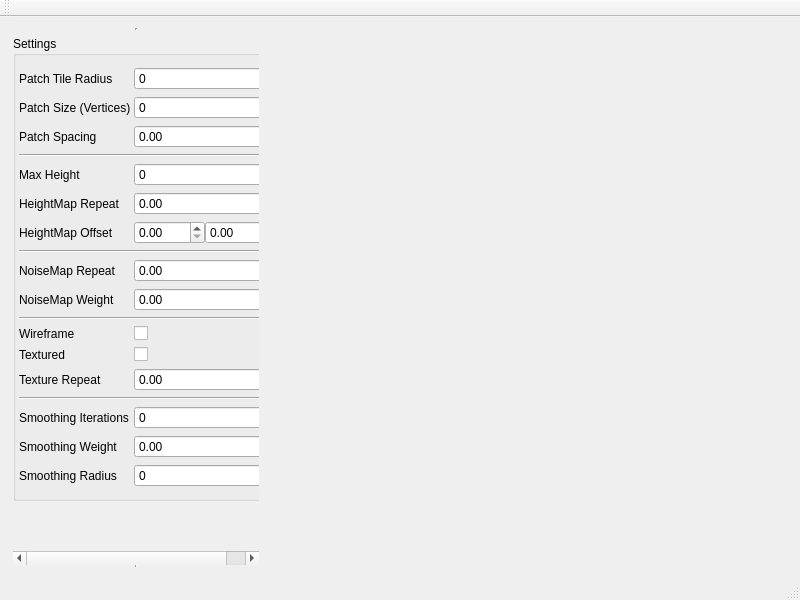
<?xml version="1.0" encoding="UTF-8"?>
<ui version="4.0">
 <class>MainWindow</class>
 <widget class="QMainWindow" name="MainWindow">
  <property name="geometry">
   <rect>
    <x>0</x>
    <y>0</y>
    <width>800</width>
    <height>600</height>
   </rect>
  </property>
  <property name="minimumSize">
   <size>
    <width>300</width>
    <height>300</height>
   </size>
  </property>
  <property name="windowTitle">
   <string>MainWindow</string>
  </property>
  <property name="statusTip">
   <string>Left: Rotate, Middle: Pan, Right/Scroll: Zoom, F: Reset Camera</string>
  </property>
  <widget class="QWidget" name="centralWidget">
   <layout class="QHBoxLayout" name="horizontalLayout">
    <item>
     <layout class="QHBoxLayout" name="horizontalLayout_3">
      <item>
       <widget class="QScrollArea" name="scrollArea">
        <property name="sizePolicy">
         <sizepolicy hsizetype="Fixed" vsizetype="Expanding">
          <horstretch>0</horstretch>
          <verstretch>0</verstretch>
         </sizepolicy>
        </property>
        <property name="minimumSize">
         <size>
          <width>250</width>
          <height>0</height>
         </size>
        </property>
        <property name="maximumSize">
         <size>
          <width>240</width>
          <height>16777215</height>
         </size>
        </property>
        <property name="frameShape">
         <enum>QFrame::VLine</enum>
        </property>
        <property name="widgetResizable">
         <bool>true</bool>
        </property>
        <property name="alignment">
         <set>Qt::AlignLeading|Qt::AlignLeft|Qt::AlignTop</set>
        </property>
        <widget class="QWidget" name="scrollAreaWidgetContents">
         <property name="geometry">
          <rect>
           <x>0</x>
           <y>0</y>
           <width>248</width>
           <height>525</height>
          </rect>
         </property>
         <layout class="QVBoxLayout" name="verticalLayout_2">
          <property name="leftMargin">
           <number>0</number>
          </property>
          <property name="topMargin">
           <number>6</number>
          </property>
          <property name="rightMargin">
           <number>0</number>
          </property>
          <item>
           <layout class="QVBoxLayout" name="verticalLayout">
            <item>
             <widget class="QGroupBox" name="emitter_groupBox">
              <property name="title">
               <string>Settings</string>
              </property>
              <layout class="QVBoxLayout" name="verticalLayout_5">
               <property name="spacing">
                <number>3</number>
               </property>
               <property name="leftMargin">
                <number>3</number>
               </property>
               <property name="rightMargin">
                <number>3</number>
               </property>
               <item>
                <layout class="QFormLayout" name="formLayout">
                 <property name="fieldGrowthPolicy">
                  <enum>QFormLayout::AllNonFixedFieldsGrow</enum>
                 </property>
                 <property name="horizontalSpacing">
                  <number>3</number>
                 </property>
                 <property name="verticalSpacing">
                  <number>6</number>
                 </property>
                 <item row="0" column="0">
                  <widget class="QLabel" name="lblTileRadius">
                   <property name="sizePolicy">
                    <sizepolicy hsizetype="Fixed" vsizetype="Preferred">
                     <horstretch>0</horstretch>
                     <verstretch>0</verstretch>
                    </sizepolicy>
                   </property>
                   <property name="text">
                    <string>Patch Tile Radius</string>
                   </property>
                  </widget>
                 </item>
                 <item row="0" column="1">
                  <widget class="QSpinBox" name="patchTileRadius"/>
                 </item>
                 <item row="1" column="0">
                  <widget class="QLabel" name="lblPatchSize">
                   <property name="text">
                    <string>Patch Size (Vertices)</string>
                   </property>
                  </widget>
                 </item>
                 <item row="1" column="1">
                  <widget class="QSpinBox" name="patchSize">
                   <property name="maximum">
                    <number>500</number>
                   </property>
                   <property name="singleStep">
                    <number>2</number>
                   </property>
                  </widget>
                 </item>
                 <item row="2" column="0">
                  <widget class="QLabel" name="lblPatchSpacing">
                   <property name="text">
                    <string>Patch Spacing</string>
                   </property>
                  </widget>
                 </item>
                 <item row="2" column="1">
                  <widget class="QDoubleSpinBox" name="patchSpacing"/>
                 </item>
                 <item row="3" column="0" colspan="2">
                  <widget class="Line" name="line_2">
                   <property name="orientation">
                    <enum>Qt::Horizontal</enum>
                   </property>
                  </widget>
                 </item>
                 <item row="4" column="0">
                  <widget class="QLabel" name="lblMaxHeight">
                   <property name="text">
                    <string>Max Height</string>
                   </property>
                  </widget>
                 </item>
                 <item row="4" column="1">
                  <widget class="QSpinBox" name="maxHeight">
                   <property name="maximum">
                    <number>10000</number>
                   </property>
                   <property name="singleStep">
                    <number>500</number>
                   </property>
                  </widget>
                 </item>
                 <item row="5" column="0">
                  <widget class="QLabel" name="lblHeightMapScale">
                   <property name="text">
                    <string>HeightMap Repeat</string>
                   </property>
                  </widget>
                 </item>
                 <item row="5" column="1">
                  <widget class="QDoubleSpinBox" name="heightMapScale">
                   <property name="singleStep">
                    <double>0.100000000000000</double>
                   </property>
                  </widget>
                 </item>
                 <item row="6" column="0">
                  <widget class="QLabel" name="label_3">
                   <property name="text">
                    <string>HeightMap Offset</string>
                   </property>
                  </widget>
                 </item>
                 <item row="6" column="1">
                  <layout class="QHBoxLayout" name="horizontalLayout_2">
                   <property name="spacing">
                    <number>0</number>
                   </property>
                   <item>
                    <widget class="QDoubleSpinBox" name="heightMapOffsetX">
                     <property name="maximum">
                      <double>2048.000000000000000</double>
                     </property>
                     <property name="singleStep">
                      <double>10.000000000000000</double>
                     </property>
                    </widget>
                   </item>
                   <item>
                    <widget class="QDoubleSpinBox" name="heightMapOffsetY">
                     <property name="maximum">
                      <double>2048.000000000000000</double>
                     </property>
                     <property name="singleStep">
                      <double>10.000000000000000</double>
                     </property>
                    </widget>
                   </item>
                  </layout>
                 </item>
                 <item row="7" column="0" colspan="2">
                  <widget class="Line" name="line">
                   <property name="orientation">
                    <enum>Qt::Horizontal</enum>
                   </property>
                  </widget>
                 </item>
                 <item row="8" column="0">
                  <widget class="QLabel" name="lblNoiseMapScale">
                   <property name="text">
                    <string>NoiseMap Repeat</string>
                   </property>
                  </widget>
                 </item>
                 <item row="8" column="1">
                  <widget class="QDoubleSpinBox" name="noiseMapScale"/>
                 </item>
                 <item row="9" column="0">
                  <widget class="QLabel" name="lblNoiseMapWeight">
                   <property name="text">
                    <string>NoiseMap Weight</string>
                   </property>
                  </widget>
                 </item>
                 <item row="9" column="1">
                  <widget class="QDoubleSpinBox" name="noiseMapWeight">
                   <property name="singleStep">
                    <double>0.100000000000000</double>
                   </property>
                  </widget>
                 </item>
                 <item row="10" column="0" colspan="2">
                  <widget class="Line" name="line_3">
                   <property name="orientation">
                    <enum>Qt::Horizontal</enum>
                   </property>
                  </widget>
                 </item>
                 <item row="11" column="0">
                  <widget class="QLabel" name="lblWireframe">
                   <property name="text">
                    <string>Wireframe</string>
                   </property>
                  </widget>
                 </item>
                 <item row="11" column="1">
                  <widget class="QCheckBox" name="wireframe"/>
                 </item>
                 <item row="12" column="0">
                  <widget class="QLabel" name="label_4">
                   <property name="text">
                    <string>Textured</string>
                   </property>
                  </widget>
                 </item>
                 <item row="12" column="1">
                  <widget class="QCheckBox" name="textured">
                   <property name="text">
                    <string/>
                   </property>
                  </widget>
                 </item>
                 <item row="13" column="0">
                  <widget class="QLabel" name="label_5">
                   <property name="text">
                    <string>Texture Repeat</string>
                   </property>
                  </widget>
                 </item>
                 <item row="13" column="1">
                  <widget class="QDoubleSpinBox" name="textureScale"/>
                 </item>
                 <item row="14" column="0" colspan="2">
                  <widget class="Line" name="line_smoothing">
                   <property name="orientation">
                    <enum>Qt::Horizontal</enum>
                   </property>
                  </widget>
                 </item>
                 <item row="15" column="0">
                  <widget class="QLabel" name="lblSmoothingIterations">
                   <property name="enabled">
                    <bool>true</bool>
                   </property>
                   <property name="text">
                    <string>Smoothing Iterations</string>
                   </property>
                  </widget>
                 </item>
                 <item row="15" column="1">
                  <widget class="QSpinBox" name="smoothingIterations"/>
                 </item>
                 <item row="16" column="0">
                  <widget class="QLabel" name="lblSmoothingWeight">
                   <property name="text">
                    <string>Smoothing Weight</string>
                   </property>
                  </widget>
                 </item>
                 <item row="16" column="1">
                  <widget class="QDoubleSpinBox" name="smoothingWeight">
                   <property name="maximum">
                    <double>1.000000000000000</double>
                   </property>
                   <property name="singleStep">
                    <double>0.100000000000000</double>
                   </property>
                  </widget>
                 </item>
                 <item row="17" column="0">
                  <widget class="QLabel" name="lblSmoothingRadius">
                   <property name="text">
                    <string>Smoothing Radius</string>
                   </property>
                  </widget>
                 </item>
                 <item row="17" column="1">
                  <widget class="QSpinBox" name="smoothingRadius"/>
                 </item>
                </layout>
               </item>
              </layout>
             </widget>
            </item>
            <item>
             <spacer name="verticalSpacer">
              <property name="orientation">
               <enum>Qt::Vertical</enum>
              </property>
              <property name="sizeHint" stdset="0">
               <size>
                <width>20</width>
                <height>40</height>
               </size>
              </property>
             </spacer>
            </item>
           </layout>
          </item>
         </layout>
        </widget>
       </widget>
      </item>
      <item>
       <widget class="GLWidget" name="glView" native="true">
        <property name="sizePolicy">
         <sizepolicy hsizetype="Preferred" vsizetype="MinimumExpanding">
          <horstretch>0</horstretch>
          <verstretch>0</verstretch>
         </sizepolicy>
        </property>
        <property name="focusPolicy">
         <enum>Qt::StrongFocus</enum>
        </property>
       </widget>
      </item>
     </layout>
    </item>
   </layout>
  </widget>
  <widget class="QMenuBar" name="menuBar">
   <property name="geometry">
    <rect>
     <x>0</x>
     <y>0</y>
     <width>800</width>
     <height>21</height>
    </rect>
   </property>
  </widget>
  <widget class="QToolBar" name="mainToolBar">
   <attribute name="toolBarArea">
    <enum>TopToolBarArea</enum>
   </attribute>
   <attribute name="toolBarBreak">
    <bool>false</bool>
   </attribute>
  </widget>
  <widget class="QStatusBar" name="statusBar"/>
 </widget>
 <layoutdefault spacing="6" margin="11"/>
 <customwidgets>
  <customwidget>
   <class>GLWidget</class>
   <extends>QWidget</extends>
   <header>glwidget.h</header>
   <container>1</container>
  </customwidget>
 </customwidgets>
 <resources/>
 <connections/>
</ui>
